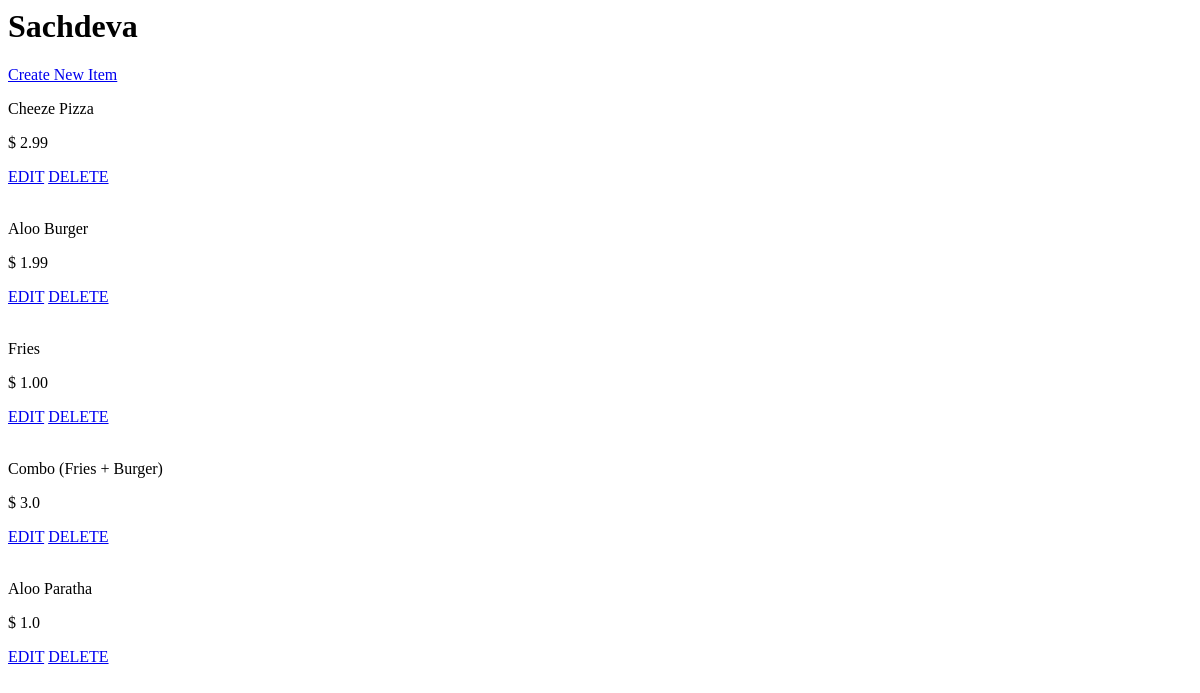
The app's page /restaurants/2/, older data.
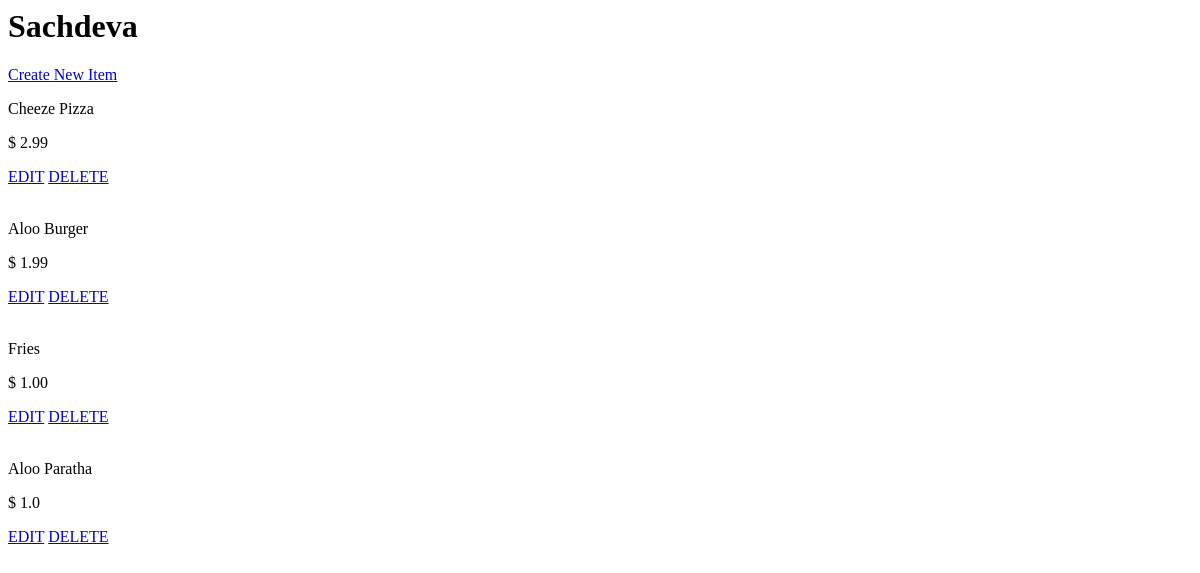
The same page, newer data.
### CreateDB.py (models this page shows)
class Restaurant(Base):
    __tablename__ = 'restaurant'
    id = Column(Integer, primary_key=True)
    name = Column(String(250), nullable=False)

class MenuItem(Base):
    __tablename__ = 'menu_item'
    name = Column(String(80), nullable=False)
    id = Column(Integer, primary_key=True)
    price = Column(String(8))
    restaurant_id = Column(Integer, ForeignKey('restaurant.id'))
    restaurant = relationship(Restaurant)

### Server.py (the view)
@app.route('/restaurants/<int:restaurant_id>/')
def restaurantMenu(restaurant_id):
    restaurant = session.query(Restaurant).filter_by(id=restaurant_id).one()
    items = session.query(MenuItem).filter_by(restaurant_id=restaurant.id)
    output = render_template('menu.html', restaurant=restaurant, items=items)
    return output

### templates/menu.html (shortened to what this page needs)
<html>
    <body>
        <h1>{{restaurant.name}}</h1>
        <a href="{{url_for('addNewItem', restaurant_id=restaurant.id)}}">Create New Item</a>
        {% for i in items %}
            <div>
                <p>{{i.name}}</p>
                <p> {{i.price}} </p>
                <a href="{{url_for('EditItem', restaurant_id=restaurant.id, menu_id=i.id)}}">EDIT</a>
                <a href="{{url_for('DeleteItem', restaurant_id=restaurant.id, menu_id=i.id)}}">DELETE</a>
            </div>
        {% endfor %}
    </body>
</html>

Row changes from the older to the newer data that the page shows:
removed MenuItem: name "Combo (Fries + Burger)", price "$ 3.0"
